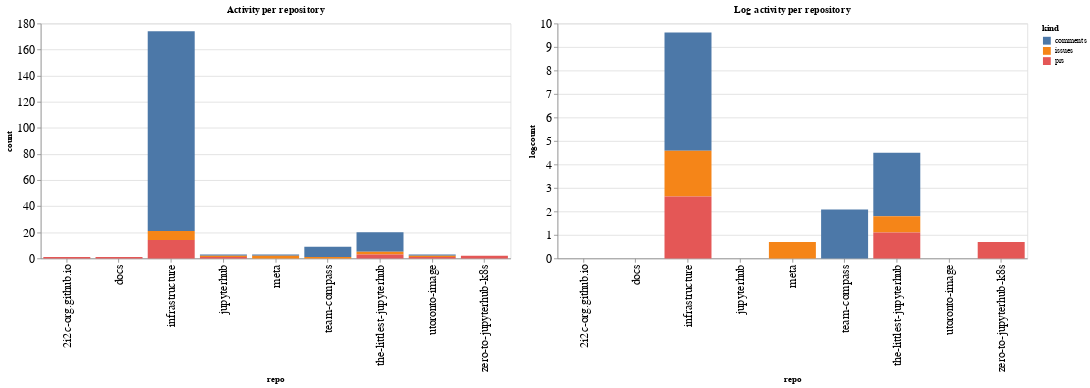

Notebook cell for this chart:
### Code cell
ch1 = alt.Chart(repo_summaries, width=600, title="Activity per repository").mark_bar().encode(
    x='repo',
    y='count',
    color='kind',
    tooltip="kind"
)

ch2 = alt.Chart(repo_summaries, width=600, title="Log activity per repository").mark_bar().encode(
    x='repo',
    y='logcount',
    color='kind',
    tooltip="kind"
)

ch1 | ch2

### Figure 1 — Vega-Lite specification as saved in the notebook (floating-point values rounded to 4 significant figures)
{"config": {"axisLeft": {"labelFontSize": 15}, "axisBottom": {"labelFontSize": 15}}, "hconcat": [{"mark": "bar", "encoding": {"color": {"field": "kind", "type": "nominal"}, "tooltip": {"field": "kind", "type": "nominal"}, "x": {"field": "repo", "type": "nominal"}, "y": {"field": "count", "type": "quantitative"}}, "title": "Activity per repository", "width": 600}, {"mark": "bar", "encoding": {"color": {"field": "kind", "type": "nominal"}, "tooltip": {"field": "kind", "type": "nominal"}, "x": {"field": "repo", "type": "nominal"}, "y": {"field": "logcount", "type": "quantitative"}}, "title": "Log activity per repository", "width": 600}], "data": {"name": "data-de1d526bd285e10247ebb3dccecbc09f"}, "$schema": "https://vega.github.io/schema/vega-lite/v4.17.0.json", "datasets": {"data-de1d526bd285e10247ebb3dccecbc09f": [{"repo": "2i2c-org.github.io", "kind": "prs", "count": 1, "logcount": 0.0}, {"repo": "docs", "kind": "prs", "count": 1, "logcount": 0.0}, {"repo": "infrastructure", "kind": "comments", "count": 153, "logcount": 5.03}, {"repo": "infrastructure", "kind": "issues", "count": 7, "logcount": 1.946}, {"repo": "infrastructure", "kind": "prs", "count": 14, "logcount": 2.639}, {"repo": "jupyterhub", "kind": "comments", "count": 1, "logcount": 0.0}, {"repo": "jupyterhub", "kind": "issues", "count": 1, "logcount": 0.0}, {"repo": "jupyterhub", "kind": "prs", "count": 1, "logcount": 0.0}, {"repo": "meta", "kind": "comments", "count": 1, "logcount": 0.0}, {"repo": "meta", "kind": "issues", "count": 2, "logcount": 0.6931}, {"repo": "team-compass", "kind": "comments", "count": 8, "logcount": 2.079}, {"repo": "team-compass", "kind": "issues", "count": 1, "logcount": 0.0}, {"repo": "the-littlest-jupyterhub", "kind": "comments", "count": 15, "logcount": 2.708}, {"repo": "the-littlest-jupyterhub", "kind": "issues", "count": 2, "logcount": 0.6931}, {"repo": "the-littlest-jupyterhub", "kind": "prs", "count": 3, "logcount": 1.099}, {"repo": "utoronto-image", "kind": "comments", "count": 1, "logcount": 0.0}, {"repo": "utoronto-image", "kind": "issues", "count": 1, "logcount": 0.0}, {"repo": "utoronto-image", "kind": "prs", "count": 1, "logcount": 0.0}, {"repo": "zero-to-jupyterhub-k8s", "kind": "prs", "count": 2, "logcount": 0.6931}]}}
